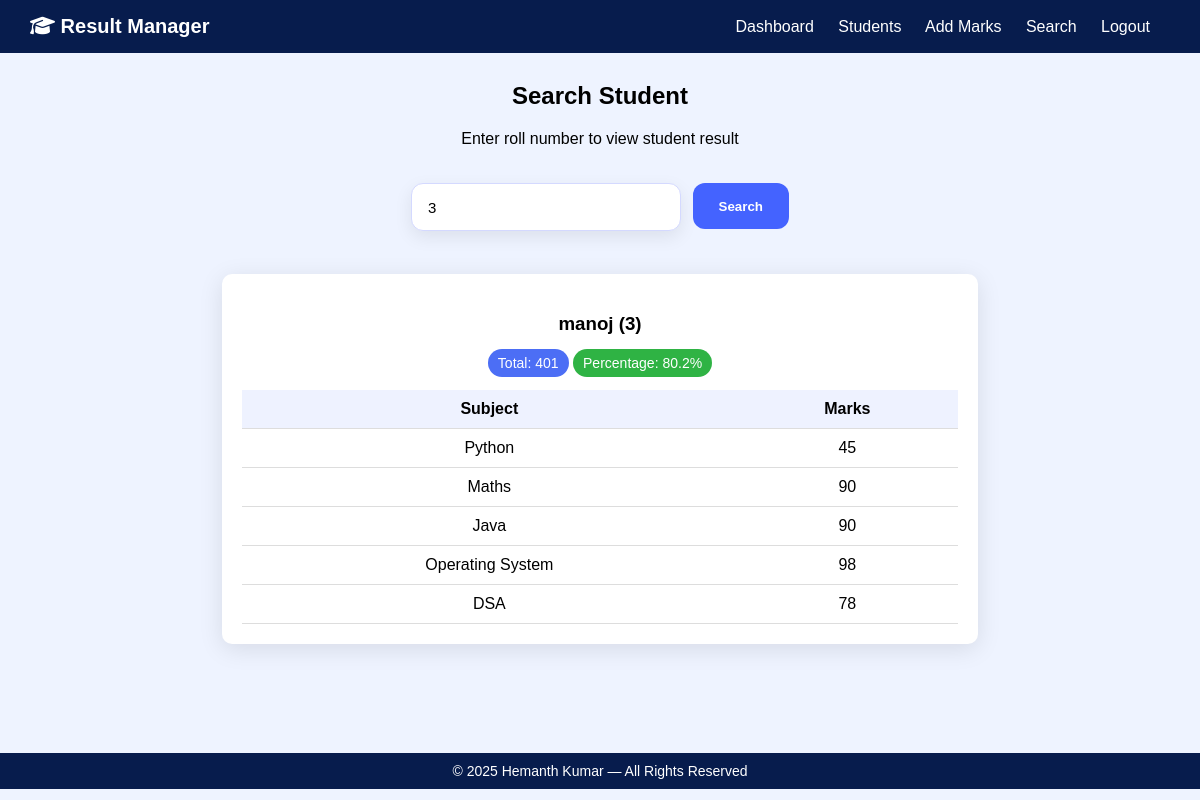
Page /search/?roll=3 (signed in) on the committed database.
### core/models.py (models this page shows, shortened)
class Student(models.Model):
    roll = models.CharField(max_length=20, unique=True)
    name = models.CharField(max_length=100)
    course = models.CharField(max_length=50)
    semester = models.EmailField(unique=True)

class Marks(models.Model):
    student = models.ForeignKey(Student, on_delete=models.CASCADE)
    subject = models.ForeignKey(Subject, on_delete=models.CASCADE)
    marks = models.IntegerField()
    class Meta:
        constraints = [
            models.UniqueConstraint(
                fields=['student', 'subject'],
                name='unique_student_subject'
            )
        ]

class Subject(models.Model):
    name = models.CharField(max_length=50)
    max_marks = models.IntegerField(default=100)
    pass_marks = models.IntegerField(default=35)

### core/views.py (the view)
# urls.py: path('search/', views.searchStudent, name="search"),
@login_required
def searchStudent(request):
    student = None
    marks = None
    total = 0
    percentage = 0
    message = None
    if request.GET.get("roll"):
        student = Student.objects.filter(roll=request.GET["roll"]).first()
        if student:
            marks = Marks.objects.filter(student=student)
            total = sum(m.marks for m in marks)
            max_total = sum(m.subject.max_marks for m in marks)
            percentage = round((total/max_total)*100, 2) if max_total else 0
        else:
            message = "❌ No student found with this Roll Number."
    return render(request, "search.html", {
        "student": student,
        "marks": marks,
        "total": total,
        "percentage": percentage,
        "message": message
    })

### templates/search.html (shortened to what this page needs)
{% extends 'base.html' %}
{% block content %}
<div class="search-page">
<h2>Search Student</h2>
<p>Enter roll number to view student result</p>
<form method="GET" class="search-bar">
    <input type="text"
           name="roll"
           placeholder="Enter Roll Number"
           value="{{ request.GET.roll }}"
           required>
    <button type="submit">
        Search
    </button>
</form>
{% if student %}
<br>
<div class="result-card">
    <h3>{{student.name}} ({{student.roll}})</h3>
    <span class="tag blue">Total: {{total}}</span>
    <span class="tag green">Percentage: {{percentage}}%</span><br><br>
    <table>
        <tr>
            <th>Subject</th>
            <th>Marks</th>
        </tr>
        {% for m in marks %}
        <tr>
            <td>{{m.subject.name}}</td>
            <td>{{m.marks}}</td>
        </tr>
        {% endfor %}
    </table>
</div>
{% endif %}
</div>
{% endblock %}

### static/style.css (style rules this page uses)
body { font-family: Arial; background:#eef3ff; margin:0; min-height:100vh; }
html, body { height:100%; margin:0; }
table { width:100%; border-collapse:collapse; }
table th, td { padding:12px; border-bottom:1px solid #ddd; }
input, select { width:100%; padding:10px; margin-top:10px; border-radius:6px; border:1px solid #ccc; }
button { width:100%; margin-top:10px; padding:10px; border:none; border-radius:6px; background:#4c63ff; color:white; }
.tag { background:#4c63ff; padding:6px 15px; color:white; border-radius:20px; font-size:12px; }
select, input { width: 100%; padding: 10px; border-radius: 6px; border: 1px solid #d1d1d1; outline: none; }
select, input { width: 100%; padding: 10px; border-radius: 6px; border: 1px solid #cfcfcf; }
.result-card { background:white; padding:20px; border-radius:10px; box-shadow:0 5px 25px rgba(0,0,0,0.1); }
.tag { padding:6px 10px; border-radius:20px; color:white; font-size:14px; }
.blue { background:#4c6ef5; }
.green { background:#2fb344; }
.result-card table { width:100%; border-collapse:collapse; }
.result-card th { background:#eef2ff; padding:10px; text-align:center; }
.result-card td { padding:10px; border-bottom:1px solid #ddd; }
.search-bar { width: 50%; margin: 25px auto; display: flex; gap: 10px; }
.search-bar input { flex: 1; padding: 12px 18px; border-radius: 8px; border: 1px solid #bfc8ff; outline: none; font-size: 15px; background:white; }
.search-bar button { padding: 12px 25px; border-radius: 8px; border:none; font-weight:bold; background:#4c6ef5; color:white; cursor:pointer; width: auto; }
.search-page { width: 70%; margin: 0 auto; margin-top: 10px; text-align: center; }
.search-bar { display:flex; justify-content:center; gap:12px; margin-top:25px; }
.search-bar input { width:420px; height:46px; border-radius:12px; border:1px solid #d4d9ff; padding:0 16px; outline:none; background:white; font-size:15px; transition:0.2s ease-in-out; box-shadow:0 6px 18px rgba(0,0,0,0.08); }
.search-bar button { height:46px; padding:0 26px; background:#4463ff; border:none; border-radius:12px; color:white; font-weight:600; cursor:pointer; transition:0.2s; }

### rows in the picture
Student: name "manoj", roll "3"
Marks: subject.name "Python", marks "45"
Marks: subject.name "Maths", marks "90"
Marks: subject.name "Java", marks "90"
Marks: subject.name "Operating System", marks "98"
Marks: subject.name "DSA", marks "78"

### other values in the picture
{{ total }} "401"
{{ percentage }} "80.2"
